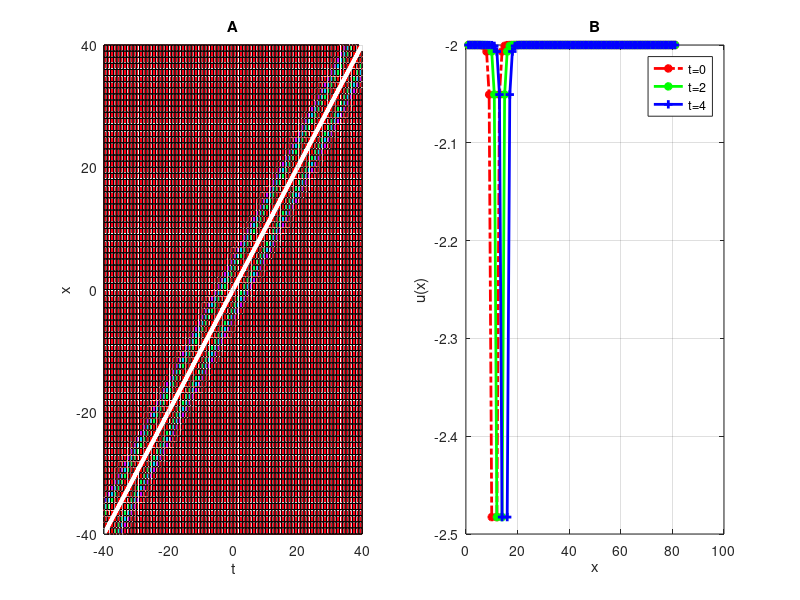

This chart was generated by the following MATLAB code:
clear all;
V = 1;
lamda = -1;
xi = 0.0;
mu =1;

lowerRange = -40 ; 
uperRange = 40 ; 

u(1,1) = 0;
for x= lowerRange :1:uperRange
for t= lowerRange : 1 : uperRange
    if(lamda*mu < 0)
        cosec = coth( sqrt(-lamda*mu)*(x-V*t+xi)) ;
    u(x+    (lowerRange * (-1))+1    ,  t+  (lowerRange * (-1))+1       ) = -(1/6.0) - (1/3)*(lamda*lamda) - (mu*mu) + (1/6)*(V*V)-(2/3)*(lamda*lamda)*(cosec*cosec);
    end
end 
end

%%%%%%%%%%%%%%%%%%%%%%%%%%%%%%%%%%%%%%%%%%%%%%%%%%%%%%%%%%%%%%%%%%%%%%%%%%%%%%%%%%%%%%%
t= lowerRange :1 :uperRange ;

subplot(1,2,1)

%meshz(t,t,u);
hold on;

meshc(t,t,u);
hold on;

surfc(t,t,u);
hold on;

%waterfall(t,t,u);
hold on;
surfl(t,t,u);
hold on;

grid on;
xlabel('t');
zlabel('u(x,t)');
ylabel('x');
title('A');
colormap hsv
%%%%%%%%%%%%%%%%%%%%%%%%%%%%%%%%%%%%%%%%%%%%%%%%%%%%%%%%%%%%%%%%%%%%%%%%%%%%%%%%%%%%%%%

subplot(1,2,2)
% for t=0
h = u(:,11);
plot(h,'-.r*', 'LineWidth',2)

hold on;
% for t=2
h = u(:,13);
plot(h,'-*g', 'LineWidth',2)
hold on;
% for t=4
h = u(:,15);
plot(h,'-+b', 'LineWidth',2)
hold on;
grid on;

legend('t=0','t=2','t=4');
xlabel('x');
ylabel('u(x)');
title('B');

